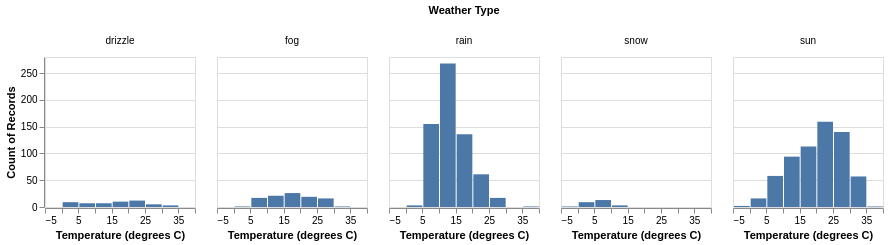

Here is the notebook cell this chart was saved with:
### Code cell
# Solution
base = alt.Chart(df).transform_filter(
    'datum.location == "Seattle"'
).mark_bar().encode(
    alt.X('temp_max:Q').bin().title('Temperature (degrees C)'),
    alt.Y('count():Q')
).properties(
    width=150,
    height=150
)

base.facet(
    column=alt.Column('weather:N').title('Weather Type')
)

### Figure 1 — Vega-Lite specification as saved in the notebook (floating-point values rounded to 4 significant figures; data arrays with more than 128 entries replaced by an {"elided": "..."} marker saying what was removed)
{"config": {"view": {"continuousWidth": 300, "continuousHeight": 300}}, "data": {"name": "data-0e4b4088054dec206bbee1cdbde321fc"}, "facet": {"column": {"field": "weather", "title": "Weather Type", "type": "nominal"}}, "spec": {"mark": {"type": "bar"}, "encoding": {"x": {"bin": {}, "field": "temp_max", "title": "Temperature (degrees C)", "type": "quantitative"}, "y": {"aggregate": "count", "type": "quantitative"}}, "height": 150, "transform": [{"filter": "datum.location == \"Seattle\""}], "width": 150}, "$schema": "https://vega.github.io/schema/vega-lite/v5.17.0.json", "datasets": {"data-0e4b4088054dec206bbee1cdbde321fc": {"elided": "2922 records"}}}
